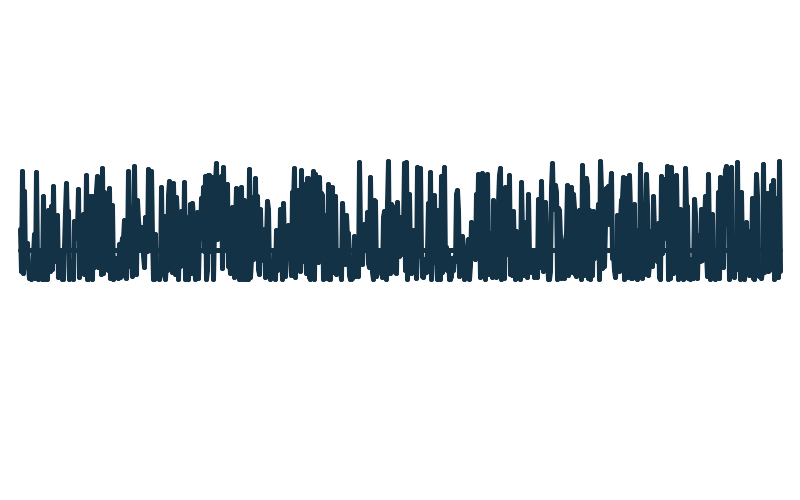
Frame 1 (no input)
Frame 60 (the mouse pressed at the canvas centre just before this capture): identical to frame 1, image omitted
Frame 120 (the mouse held since frame 60 and released just before this capture): identical to frame 1, image omitted

The Processing sketch that drew this single still picture (run headless with seeded random() and noise(); from frame 60 on, the mouse is pressed at the canvas centre):

// Processing sketch: curve
// ── curve.pde
void setup(){
  size(800, 500);
  background(255);
  strokeWeight(5);
  smooth();
  stroke(20, 50, 70);
  line(20, height/2, width-20, height/2);
  sineCurve();
}

void draw(){
  
}

void sineCurve(){
  float xStep = 1;
  float amp = 30;
  float lastX = -999;
  float lastY = -999;
  float angle = 0;
  float y = 50;
  
  for(int x = 20; x <= width - 20; x += xStep){
     float rad = radians(angle);
     //y = height/2 + (sin(rad) * amp);
     //y = height/2 + (pow(sin(rad), 3) * amp);
     //y = height/2 + (pow(sin(rad), 3) * noise(rad*2) * amp);
     y = height/2 + customRandom() * amp;
     if(lastX > -999){
       line(x, y, lastX, lastY);
     }
     
     lastX = x;
     lastY = y;
     angle++;
  }
}

float customRandom(){
  float retValue = 1 - pow(random(2), 2);
  return retValue;
}
